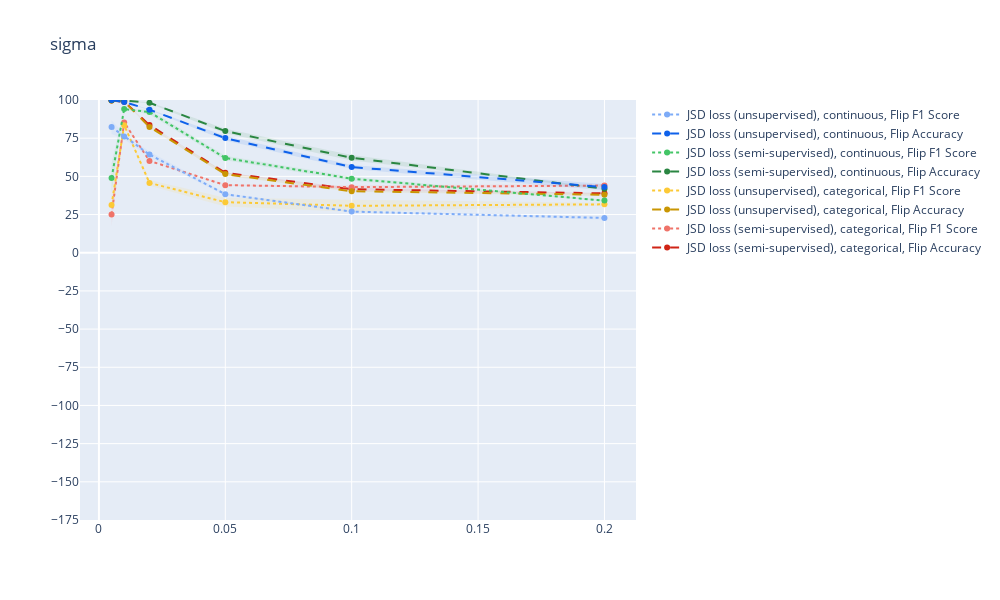
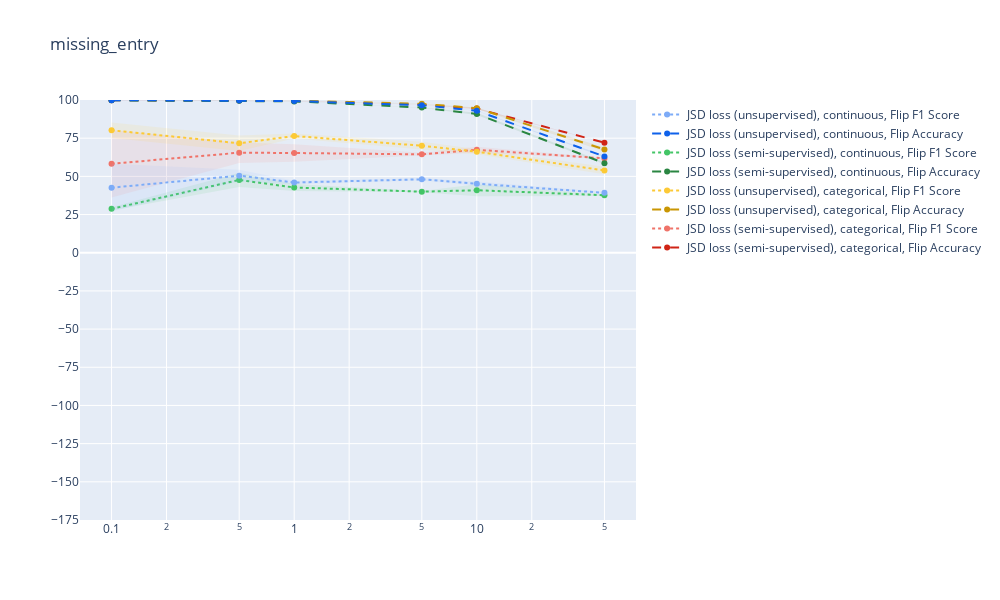
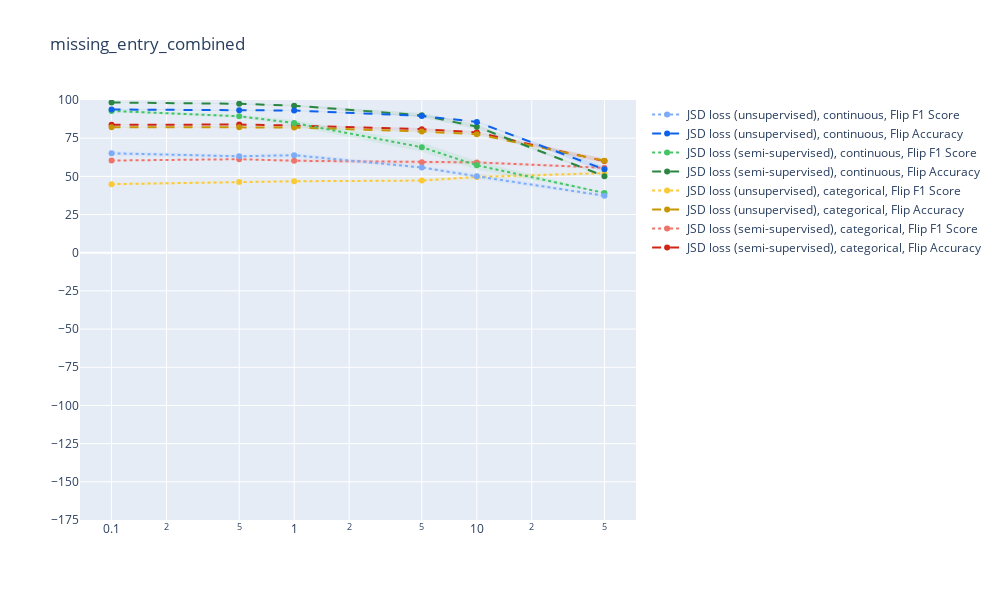
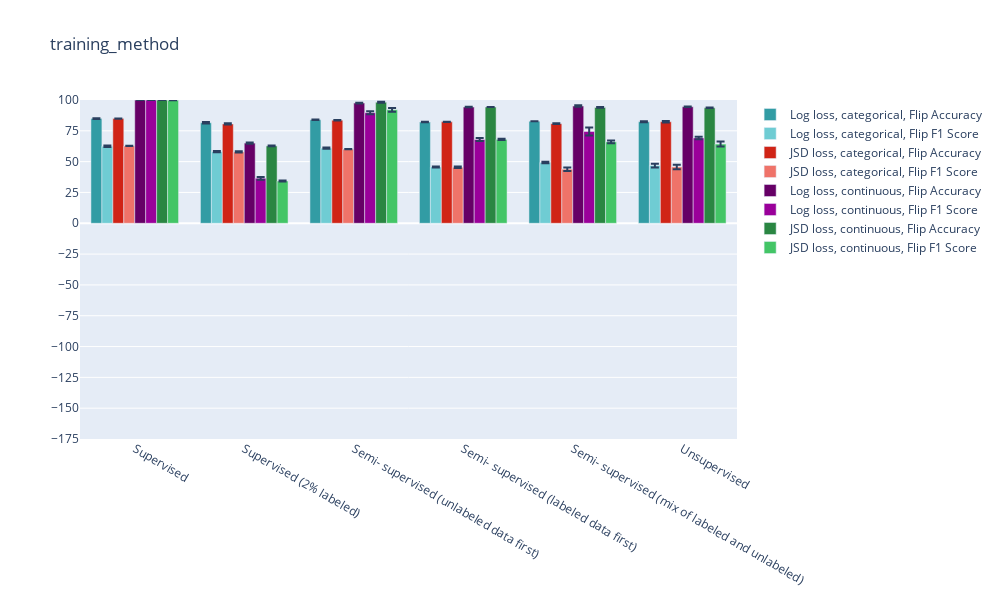

Notebook code cell kept with these figures, in order:
### Code cell
for i in range(len(parameters)):
    param = parameters[i]

    if param == "labeled_data_percentage" or param=="training_method" or param=="sampling_density":
        excluded_config_strings=[]
    else:
        excluded_config_strings=CCE_strings
    plot_vals(i,USE_PLOTLY=True,excluded_config_strings=excluded_config_strings)

### Figure 1 — Plotly figure (JSON) as saved in the notebook; plotly's stock layout.template omitted (floating-point values rounded to 4 significant figures)
{"data": [{"line": {"color": "rgb(0.8156018640640113, 0.1413171546645564, 0.08479029279873385)", "dash": "dash"}, "marker": {"color": "rgb(0.8156018640640113, 0.1413171546645564, 0.08479029279873385)", "symbol": "circle"}, "mode": "lines+markers", "name": "JSD loss (semi-supervised), categorical, Flip Accuracy", "type": "scatter", "x": [0.005, 0.01, 0.02, 0.05, 0.1, 0.2], "y": [99.61, 98.89, 83.6, 52.34, 41.58, 38.87]}, {"line": {"width": 0}, "marker": {"color": "rgb(0.8156018640640113, 0.1413171546645564, 0.08479029279873385)"}, "mode": "lines", "name": "Upper bound", "showlegend": false, "type": "scatter", "x": [0.005, 0.01, 0.02, 0.05, 0.1, 0.2], "y": [99.72, 98.97, 83.8, 52.53, 42.37, 39.07]}, {"fill": "tonexty", "fillcolor": "rgba(0.8156018640640113, 0.1413171546645564, 0.08479029279873385, 0.1)", "line": {"width": 0}, "marker": {"color": "rgb(0.8156018640640113, 0.1413171546645564, 0.08479029279873385)"}, "mode": "lines", "name": "Lower bound", "showlegend": false, "type": "scatter", "x": [0.005, 0.01, 0.02, 0.05, 0.1, 0.2], "y": [99.5, 98.81, 83.41, 52.16, 40.8, 38.67]}, {"line": {"color": "rgb(0.9388446320232129, 0.45251384858876287, 0.41174360327090476)", "dash": "dot"}, "marker": {"color": "rgb(0.9388446320232129, 0.45251384858876287, 0.41174360327090476)", "symbol": "circle"}, "mode": "lines+markers", "name": "JSD loss (semi-supervised), categorical, Flip F1 Score", "type": "scatter", "x": [0.005, 0.01, 0.02, 0.05, 0.1, 0.2], "y": [25.11, 85.28, 60.12, 44.25, 42.94, 43.97]}, {"line": {"width": 0}, "marker": {"color": "rgb(0.9388446320232129, 0.45251384858876287, 0.41174360327090476)"}, "mode": "lines", "name": "Upper bound", "showlegend": false, "type": "scatter", "x": [0.005, 0.01, 0.02, 0.05, 0.1, 0.2], "y": [32.51, 86.47, 60.16, 44.64, 44.2, 44.93]}, {"fill": "tonexty", "fillcolor": "rgba(0.9388446320232129, 0.45251384858876287, 0.41174360327090476, 0.1)", "line": {"width": 0}, "marker": {"color": "rgb(0.9388446320232129, 0.45251384858876287, 0.41174360327090476)"}, "mode": "lines", "name": "Lower bound", "showlegend": false, "type": "scatter", "x": [0.005, 0.01, 0.02, 0.05, 0.1, 0.2], "y": [17.71, 84.1, 60.08, 43.86, 41.69, 43.0]}, {"line": {"color": "rgb(0.7874509803921569, 0.5898039215686276, 0.01254901960784316)", "dash": "dash"}, "marker": {"color": "rgb(0.7874509803921569, 0.5898039215686276, 0.01254901960784316)", "symbol": "circle"}, "mode": "lines+markers", "name": "JSD loss (unsupervised), categorical, Flip Accuracy", "type": "scatter", "x": [0.005, 0.01, 0.02, 0.05, 0.1, 0.2], "y": [99.71, 98.94, 82.36, 51.49, 40.23, 37.98]}, {"line": {"width": 0}, "marker": {"color": "rgb(0.7874509803921569, 0.5898039215686276, 0.01254901960784316)"}, "mode": "lines", "name": "Upper bound", "showlegend": false, "type": "scatter", "x": [0.005, 0.01, 0.02, 0.05, 0.1, 0.2], "y": [99.81, 98.99, 82.91, 52.52, 40.55, 38.79]}, {"fill": "tonexty", "fillcolor": "rgba(0.7874509803921569, 0.5898039215686276, 0.01254901960784316, 0.1)", "line": {"width": 0}, "marker": {"color": "rgb(0.7874509803921569, 0.5898039215686276, 0.01254901960784316)"}, "mode": "lines", "name": "Lower bound", "showlegend": false, "type": "scatter", "x": [0.005, 0.01, 0.02, 0.05, 0.1, 0.2], "y": [99.61, 98.89, 81.81, 50.46, 39.91, 37.17]}, {"line": {"color": "rgb(0.9874509803921567, 0.7898039215686274, 0.21254901960784323)", "dash": "dot"}, "marker": {"color": "rgb(0.9874509803921567, 0.7898039215686274, 0.21254901960784323)", "symbol": "circle"}, "mode": "lines+markers", "name": "JSD loss (unsupervised), categorical, Flip F1 Score", "type": "scatter", "x": [0.005, 0.01, 0.02, 0.05, 0.1, 0.2], "y": [31.18, 83.53, 45.7, 33.1, 30.73, 31.69]}, {"line": {"width": 0}, "marker": {"color": "rgb(0.9874509803921567, 0.7898039215686274, 0.21254901960784323)"}, "mode": "lines", "name": "Upper bound", "showlegend": false, "type": "scatter", "x": [0.005, 0.01, 0.02, 0.05, 0.1, 0.2], "y": [37.07, 84.06, 47.54, 35.96, 34.66, 32.67]}, {"fill": "tonexty", "fillcolor": "rgba(0.9874509803921567, 0.7898039215686274, 0.21254901960784323, 0.1)", "line": {"width": 0}, "marker": {"color": "rgb(0.9874509803921567, 0.7898039215686274, 0.21254901960784323)"}, "mode": "lines", "name": "Lower bound", "showlegend": false, "type": "scatter", "x": [0.005, 0.01, 0.02, 0.05, 0.1, 0.2], "y": [25.29, 83.01, 43.87, 30.24, 26.8, 30.7]}, {"line": {"color": "rgb(0.16313725490196074, 0.5270588235294119, 0.2603921568627451)", "dash": "dash"}, "marker": {"color": "rgb(0.16313725490196074, 0.5270588235294119, 0.2603921568627451)", "symbol": "circle"}, "mode": "lines+markers", "name": "JSD loss (semi-supervised), continuous, Flip Accuracy", "type": "scatter", "x": [0.005, 0.01, 0.02, 0.05, 0.1, 0.2], "y": [99.86, 99.61, 98.17, 79.64, 62.15, 41.92]}, {"line": {"width": 0}, "marker": {"color": "rgb(0.16313725490196074, 0.5270588235294119, 0.2603921568627451)"}, "mode": "lines", "name": "Upper bound", "showlegend": false, "type": "scatter", "x": [0.005, 0.01, 0.02, 0.05, 0.1, 0.2], "y": [99.88, 99.62, 98.56, 81.13, 63.97, 42.15]}, {"fill": "tonexty", "fillcolor": "rgba(0.16313725490196074, 0.5270588235294119, 0.2603921568627451, 0.1)", "line": {"width": 0}, "marker": {"color": "rgb(0.16313725490196074, 0.5270588235294119, 0.2603921568627451)"}, "mode": "lines", "name": "Lower bound", "showlegend": false, "type": "scatter", "x": [0.005, 0.01, 0.02, 0.05, 0.1, 0.2], "y": [99.84, 99.6, 97.78, 78.15, 60.34, 41.68]}, {"line": {"color": "rgb(0.2633155080213905, 0.7719786096256684, 0.39925133689839576)", "dash": "dot"}, "marker": {"color": "rgb(0.2633155080213905, 0.7719786096256684, 0.39925133689839576)", "symbol": "circle"}, "mode": "lines+markers", "name": "JSD loss (semi-supervised), continuous, Flip F1 Score", "type": "scatter", "x": [0.005, 0.01, 0.02, 0.05, 0.1, 0.2], "y": [48.97, 94.05, 92.08, 62.03, 48.48, 34.12]}, {"line": {"width": 0}, "marker": {"color": "rgb(0.2633155080213905, 0.7719786096256684, 0.39925133689839576)"}, "mode": "lines", "name": "Upper bound", "showlegend": false, "type": "scatter", "x": [0.005, 0.01, 0.02, 0.05, 0.1, 0.2], "y": [58.43, 94.1, 93.6, 63.57, 49.79, 34.53]}, {"fill": "tonexty", "fillcolor": "rgba(0.2633155080213905, 0.7719786096256684, 0.39925133689839576, 0.1)", "line": {"width": 0}, "marker": {"color": "rgb(0.2633155080213905, 0.7719786096256684, 0.39925133689839576)"}, "mode": "lines", "name": "Lower bound", "showlegend": false, "type": "scatter", "x": [0.005, 0.01, 0.02, 0.05, 0.1, 0.2], "y": [39.51, 94.01, 90.57, 60.5, 47.16, 33.71]}, {"line": {"color": "rgb(0.05349019607843131, 0.3792941176470588, 0.9190588235294119)", "dash": "dash"}, "marker": {"color": "rgb(0.05349019607843131, 0.3792941176470588, 0.9190588235294119)", "symbol": "circle"}, "mode": "lines+markers", "name": "JSD loss (unsupervised), continuous, Flip Accuracy", "type": "scatter", "x": [0.005, 0.01, 0.02, 0.05, 0.1, 0.2], "y": [99.97, 98.69, 93.67, 75.05, 56.1, 42.99]}, {"line": {"width": 0}, "marker": {"color": "rgb(0.05349019607843131, 0.3792941176470588, 0.9190588235294119)"}, "mode": "lines", "name": "Upper bound", "showlegend": false, "type": "scatter", "x": [0.005, 0.01, 0.02, 0.05, 0.1, 0.2], "y": [99.98, 98.8, 93.92, 76.55, 57.4, 45.03]}, {"fill": "tonexty", "fillcolor": "rgba(0.05349019607843131, 0.3792941176470588, 0.9190588235294119, 0.1)", "line": {"width": 0}, "marker": {"color": "rgb(0.05349019607843131, 0.3792941176470588, 0.9190588235294119)"}, "mode": "lines", "name": "Lower bound", "showlegend": false, "type": "scatter", "x": [0.005, 0.01, 0.02, 0.05, 0.1, 0.2], "y": [99.96, 98.58, 93.42, 73.54, 54.8, 40.94]}, {"line": {"color": "rgb(0.48858823529411777, 0.6698823529411765, 0.9702352941176471)", "dash": "dot"}, "marker": {"color": "rgb(0.48858823529411777, 0.6698823529411765, 0.9702352941176471)", "symbol": "circle"}, "mode": "lines+markers", "name": "JSD loss (unsupervised), continuous, Flip F1 Score", "type": "scatter", "x": [0.005, 0.01, 0.02, 0.05, 0.1, 0.2], "y": [82.28, 76.09, 64.28, 38.31, 26.92, 22.77]}, {"line": {"width": 0}, "marker": {"color": "rgb(0.48858823529411777, 0.6698823529411765, 0.9702352941176471)"}, "mode": "lines", "name": "Upper bound", "showlegend": false, "type": "scatter", "x": [0.005, 0.01, 0.02, 0.05, 0.1, 0.2], "y": [86.82, 77.82, 66.24, 39.1, 27.33, 23.9]}, {"fill": "tonexty", "fillcolor": "rgba(0.48858823529411777, 0.6698823529411765, 0.9702352941176471, 0.1)", "line": {"width": 0}, "marker": {"color": "rgb(0.48858823529411777, 0.6698823529411765, 0.9702352941176471)"}, "mode": "lines", "name": "Lower bound", "showlegend": false, "type": "scatter", "x": [0.005, 0.01, 0.02, 0.05, 0.1, 0.2], "y": [77.74, 74.37, 62.31, 37.52, 26.52, 21.65]}], "layout": {"height": 600, "title": {"text": "sigma"}, "width": 1000, "yaxis": {"dtick": 25, "range": [-175, 100], "tick0": 0}}}

### Figure 2 — Plotly figure (JSON) as saved in the notebook; plotly's stock layout.template omitted (floating-point values rounded to 4 significant figures)
{"data": [{"line": {"color": "rgb(0.8156018640640113, 0.1413171546645564, 0.08479029279873385)", "dash": "dash"}, "marker": {"color": "rgb(0.8156018640640113, 0.1413171546645564, 0.08479029279873385)", "symbol": "circle"}, "mode": "lines+markers", "name": "JSD loss (semi-supervised), categorical, Flip Accuracy", "type": "scatter", "x": [0.1, 0.5, 1, 5, 10, 50], "y": [99.87, 99.65, 99.32, 96.9, 94.36, 72.04]}, {"line": {"width": 0}, "marker": {"color": "rgb(0.8156018640640113, 0.1413171546645564, 0.08479029279873385)"}, "mode": "lines", "name": "Upper bound", "showlegend": false, "type": "scatter", "x": [0.1, 0.5, 1, 5, 10, 50], "y": [99.99, 99.74, 99.46, 96.99, 94.72, 72.09]}, {"fill": "tonexty", "fillcolor": "rgba(0.8156018640640113, 0.1413171546645564, 0.08479029279873385, 0.1)", "line": {"width": 0}, "marker": {"color": "rgb(0.8156018640640113, 0.1413171546645564, 0.08479029279873385)"}, "mode": "lines", "name": "Lower bound", "showlegend": false, "type": "scatter", "x": [0.1, 0.5, 1, 5, 10, 50], "y": [99.75, 99.55, 99.18, 96.81, 94.01, 72.0]}, {"line": {"color": "rgb(0.9388446320232129, 0.45251384858876287, 0.41174360327090476)", "dash": "dot"}, "marker": {"color": "rgb(0.9388446320232129, 0.45251384858876287, 0.41174360327090476)", "symbol": "circle"}, "mode": "lines+markers", "name": "JSD loss (semi-supervised), categorical, Flip F1 Score", "type": "scatter", "x": [0.1, 0.5, 1, 5, 10, 50], "y": [58.26, 65.52, 65.28, 64.42, 67.39, 61.77]}, {"line": {"width": 0}, "marker": {"color": "rgb(0.9388446320232129, 0.45251384858876287, 0.41174360327090476)"}, "mode": "lines", "name": "Upper bound", "showlegend": false, "type": "scatter", "x": [0.1, 0.5, 1, 5, 10, 50], "y": [80.29, 72.24, 71.05, 65.53, 69.38, 62.12]}, {"fill": "tonexty", "fillcolor": "rgba(0.9388446320232129, 0.45251384858876287, 0.41174360327090476, 0.1)", "line": {"width": 0}, "marker": {"color": "rgb(0.9388446320232129, 0.45251384858876287, 0.41174360327090476)"}, "mode": "lines", "name": "Lower bound", "showlegend": false, "type": "scatter", "x": [0.1, 0.5, 1, 5, 10, 50], "y": [36.23, 58.81, 59.52, 63.31, 65.41, 61.42]}, {"line": {"color": "rgb(0.7874509803921569, 0.5898039215686276, 0.01254901960784316)", "dash": "dash"}, "marker": {"color": "rgb(0.7874509803921569, 0.5898039215686276, 0.01254901960784316)", "symbol": "circle"}, "mode": "lines+markers", "name": "JSD loss (unsupervised), categorical, Flip Accuracy", "type": "scatter", "x": [0.1, 0.5, 1, 5, 10, 50], "y": [99.97, 99.77, 99.6, 97.5, 94.68, 67.59]}, {"line": {"width": 0}, "marker": {"color": "rgb(0.7874509803921569, 0.5898039215686276, 0.01254901960784316)"}, "mode": "lines", "name": "Upper bound", "showlegend": false, "type": "scatter", "x": [0.1, 0.5, 1, 5, 10, 50], "y": [99.97, 99.81, 99.64, 97.69, 95.02, 68.97]}, {"fill": "tonexty", "fillcolor": "rgba(0.7874509803921569, 0.5898039215686276, 0.01254901960784316, 0.1)", "line": {"width": 0}, "marker": {"color": "rgb(0.7874509803921569, 0.5898039215686276, 0.01254901960784316)"}, "mode": "lines", "name": "Lower bound", "showlegend": false, "type": "scatter", "x": [0.1, 0.5, 1, 5, 10, 50], "y": [99.96, 99.73, 99.57, 97.31, 94.34, 66.2]}, {"line": {"color": "rgb(0.9874509803921567, 0.7898039215686274, 0.21254901960784323)", "dash": "dot"}, "marker": {"color": "rgb(0.9874509803921567, 0.7898039215686274, 0.21254901960784323)", "symbol": "circle"}, "mode": "lines+markers", "name": "JSD loss (unsupervised), categorical, Flip F1 Score", "type": "scatter", "x": [0.1, 0.5, 1, 5, 10, 50], "y": [80.18, 71.66, 76.42, 70.06, 66.16, 53.86]}, {"line": {"width": 0}, "marker": {"color": "rgb(0.9874509803921567, 0.7898039215686274, 0.21254901960784323)"}, "mode": "lines", "name": "Upper bound", "showlegend": false, "type": "scatter", "x": [0.1, 0.5, 1, 5, 10, 50], "y": [85.24, 76.77, 77.98, 72.72, 67.89, 56.36]}, {"fill": "tonexty", "fillcolor": "rgba(0.9874509803921567, 0.7898039215686274, 0.21254901960784323, 0.1)", "line": {"width": 0}, "marker": {"color": "rgb(0.9874509803921567, 0.7898039215686274, 0.21254901960784323)"}, "mode": "lines", "name": "Lower bound", "showlegend": false, "type": "scatter", "x": [0.1, 0.5, 1, 5, 10, 50], "y": [75.12, 66.56, 74.86, 67.4, 64.43, 51.37]}, {"line": {"color": "rgb(0.16313725490196074, 0.5270588235294119, 0.2603921568627451)", "dash": "dash"}, "marker": {"color": "rgb(0.16313725490196074, 0.5270588235294119, 0.2603921568627451)", "symbol": "circle"}, "mode": "lines+markers", "name": "JSD loss (semi-supervised), continuous, Flip Accuracy", "type": "scatter", "x": [0.1, 0.5, 1, 5, 10, 50], "y": [99.8, 99.58, 99.1, 95.04, 90.89, 58.57]}, {"line": {"width": 0}, "marker": {"color": "rgb(0.16313725490196074, 0.5270588235294119, 0.2603921568627451)"}, "mode": "lines", "name": "Upper bound", "showlegend": false, "type": "scatter", "x": [0.1, 0.5, 1, 5, 10, 50], "y": [99.85, 99.66, 99.2, 95.11, 91.69, 59.23]}, {"fill": "tonexty", "fillcolor": "rgba(0.16313725490196074, 0.5270588235294119, 0.2603921568627451, 0.1)", "line": {"width": 0}, "marker": {"color": "rgb(0.16313725490196074, 0.5270588235294119, 0.2603921568627451)"}, "mode": "lines", "name": "Lower bound", "showlegend": false, "type": "scatter", "x": [0.1, 0.5, 1, 5, 10, 50], "y": [99.75, 99.49, 99.0, 94.97, 90.1, 57.9]}, {"line": {"color": "rgb(0.2633155080213905, 0.7719786096256684, 0.39925133689839576)", "dash": "dot"}, "marker": {"color": "rgb(0.2633155080213905, 0.7719786096256684, 0.39925133689839576)", "symbol": "circle"}, "mode": "lines+markers", "name": "JSD loss (semi-supervised), continuous, Flip F1 Score", "type": "scatter", "x": [0.1, 0.5, 1, 5, 10, 50], "y": [28.72, 47.66, 42.71, 39.98, 40.91, 37.66]}, {"line": {"width": 0}, "marker": {"color": "rgb(0.2633155080213905, 0.7719786096256684, 0.39925133689839576)"}, "mode": "lines", "name": "Upper bound", "showlegend": false, "type": "scatter", "x": [0.1, 0.5, 1, 5, 10, 50], "y": [29.71, 52.35, 45.01, 40.35, 44.8, 38.2]}, {"fill": "tonexty", "fillcolor": "rgba(0.2633155080213905, 0.7719786096256684, 0.39925133689839576, 0.1)", "line": {"width": 0}, "marker": {"color": "rgb(0.2633155080213905, 0.7719786096256684, 0.39925133689839576)"}, "mode": "lines", "name": "Lower bound", "showlegend": false, "type": "scatter", "x": [0.1, 0.5, 1, 5, 10, 50], "y": [27.73, 42.96, 40.4, 39.6, 37.02, 37.11]}, {"line": {"color": "rgb(0.05349019607843131, 0.3792941176470588, 0.9190588235294119)", "dash": "dash"}, "marker": {"color": "rgb(0.05349019607843131, 0.3792941176470588, 0.9190588235294119)", "symbol": "circle"}, "mode": "lines+markers", "name": "JSD loss (unsupervised), continuous, Flip Accuracy", "type": "scatter", "x": [0.1, 0.5, 1, 5, 10, 50], "y": [99.91, 99.66, 99.29, 96.57, 92.9, 63.06]}, {"line": {"width": 0}, "marker": {"color": "rgb(0.05349019607843131, 0.3792941176470588, 0.9190588235294119)"}, "mode": "lines", "name": "Upper bound", "showlegend": false, "type": "scatter", "x": [0.1, 0.5, 1, 5, 10, 50], "y": [99.94, 99.68, 99.3, 96.59, 93.01, 63.67]}, {"fill": "tonexty", "fillcolor": "rgba(0.05349019607843131, 0.3792941176470588, 0.9190588235294119, 0.1)", "line": {"width": 0}, "marker": {"color": "rgb(0.05349019607843131, 0.3792941176470588, 0.9190588235294119)"}, "mode": "lines", "name": "Lower bound", "showlegend": false, "type": "scatter", "x": [0.1, 0.5, 1, 5, 10, 50], "y": [99.88, 99.64, 99.28, 96.55, 92.8, 62.46]}, {"line": {"color": "rgb(0.48858823529411777, 0.6698823529411765, 0.9702352941176471)", "dash": "dot"}, "marker": {"color": "rgb(0.48858823529411777, 0.6698823529411765, 0.9702352941176471)", "symbol": "circle"}, "mode": "lines+markers", "name": "JSD loss (unsupervised), continuous, Flip F1 Score", "type": "scatter", "x": [0.1, 0.5, 1, 5, 10, 50], "y": [42.58, 50.47, 45.96, 48.07, 45.2, 39.2]}, {"line": {"width": 0}, "marker": {"color": "rgb(0.48858823529411777, 0.6698823529411765, 0.9702352941176471)"}, "mode": "lines", "name": "Upper bound", "showlegend": false, "type": "scatter", "x": [0.1, 0.5, 1, 5, 10, 50], "y": [58.21, 54.27, 47.11, 48.92, 46.61, 40.0]}, {"fill": "tonexty", "fillcolor": "rgba(0.48858823529411777, 0.6698823529411765, 0.9702352941176471, 0.1)", "line": {"width": 0}, "marker": {"color": "rgb(0.48858823529411777, 0.6698823529411765, 0.9702352941176471)"}, "mode": "lines", "name": "Lower bound", "showlegend": false, "type": "scatter", "x": [0.1, 0.5, 1, 5, 10, 50], "y": [26.94, 46.68, 44.81, 47.21, 43.78, 38.39]}], "layout": {"height": 600, "title": {"text": "missing_entry"}, "width": 1000, "xaxis": {"type": "log"}, "yaxis": {"dtick": 25, "range": [-175, 100], "tick0": 0}}}

### Figure 3 — Plotly figure (JSON) as saved in the notebook; plotly's stock layout.template omitted (floating-point values rounded to 4 significant figures)
{"data": [{"line": {"color": "rgb(0.8156018640640113, 0.1413171546645564, 0.08479029279873385)", "dash": "dash"}, "marker": {"color": "rgb(0.8156018640640113, 0.1413171546645564, 0.08479029279873385)", "symbol": "circle"}, "mode": "lines+markers", "name": "JSD loss (semi-supervised), categorical, Flip Accuracy", "type": "scatter", "x": [0.1, 0.5, 1, 5, 10, 50], "y": [83.76, 83.93, 83.32, 80.85, 78.86, 59.98]}, {"line": {"width": 0}, "marker": {"color": "rgb(0.8156018640640113, 0.1413171546645564, 0.08479029279873385)"}, "mode": "lines", "name": "Upper bound", "showlegend": false, "type": "scatter", "x": [0.1, 0.5, 1, 5, 10, 50], "y": [83.97, 84.05, 83.61, 81.73, 79.34, 61.63]}, {"fill": "tonexty", "fillcolor": "rgba(0.8156018640640113, 0.1413171546645564, 0.08479029279873385, 0.1)", "line": {"width": 0}, "marker": {"color": "rgb(0.8156018640640113, 0.1413171546645564, 0.08479029279873385)"}, "mode": "lines", "name": "Lower bound", "showlegend": false, "type": "scatter", "x": [0.1, 0.5, 1, 5, 10, 50], "y": [83.55, 83.81, 83.02, 79.96, 78.38, 58.33]}, {"line": {"color": "rgb(0.9388446320232129, 0.45251384858876287, 0.41174360327090476)", "dash": "dot"}, "marker": {"color": "rgb(0.9388446320232129, 0.45251384858876287, 0.41174360327090476)", "symbol": "circle"}, "mode": "lines+markers", "name": "JSD loss (semi-supervised), categorical, Flip F1 Score", "type": "scatter", "x": [0.1, 0.5, 1, 5, 10, 50], "y": [60.36, 61.22, 60.22, 59.18, 59.16, 55.59]}, {"line": {"width": 0}, "marker": {"color": "rgb(0.9388446320232129, 0.45251384858876287, 0.41174360327090476)"}, "mode": "lines", "name": "Upper bound", "showlegend": false, "type": "scatter", "x": [0.1, 0.5, 1, 5, 10, 50], "y": [60.59, 61.37, 61.2, 60.83, 60.18, 56.34]}, {"fill": "tonexty", "fillcolor": "rgba(0.9388446320232129, 0.45251384858876287, 0.41174360327090476, 0.1)", "line": {"width": 0}, "marker": {"color": "rgb(0.9388446320232129, 0.45251384858876287, 0.41174360327090476)"}, "mode": "lines", "name": "Lower bound", "showlegend": false, "type": "scatter", "x": [0.1, 0.5, 1, 5, 10, 50], "y": [60.12, 61.07, 59.23, 57.54, 58.13, 54.85]}, {"line": {"color": "rgb(0.7874509803921569, 0.5898039215686276, 0.01254901960784316)", "dash": "dash"}, "marker": {"color": "rgb(0.7874509803921569, 0.5898039215686276, 0.01254901960784316)", "symbol": "circle"}, "mode": "lines+markers", "name": "JSD loss (unsupervised), categorical, Flip Accuracy", "type": "scatter", "x": [0.1, 0.5, 1, 5, 10, 50], "y": [82.21, 82.18, 82.03, 79.36, 77.6, 60.26]}, {"line": {"width": 0}, "marker": {"color": "rgb(0.7874509803921569, 0.5898039215686276, 0.01254901960784316)"}, "mode": "lines", "name": "Upper bound", "showlegend": false, "type": "scatter", "x": [0.1, 0.5, 1, 5, 10, 50], "y": [82.59, 82.47, 82.63, 79.8, 78.19, 61.35]}, {"fill": "tonexty", "fillcolor": "rgba(0.7874509803921569, 0.5898039215686276, 0.01254901960784316, 0.1)", "line": {"width": 0}, "marker": {"color": "rgb(0.7874509803921569, 0.5898039215686276, 0.01254901960784316)"}, "mode": "lines", "name": "Lower bound", "showlegend": false, "type": "scatter", "x": [0.1, 0.5, 1, 5, 10, 50], "y": [81.82, 81.88, 81.42, 78.91, 77.01, 59.16]}, {"line": {"color": "rgb(0.9874509803921567, 0.7898039215686274, 0.21254901960784323)", "dash": "dot"}, "marker": {"color": "rgb(0.9874509803921567, 0.7898039215686274, 0.21254901960784323)", "symbol": "circle"}, "mode": "lines+markers", "name": "JSD loss (unsupervised), categorical, Flip F1 Score", "type": "scatter", "x": [0.1, 0.5, 1, 5, 10, 50], "y": [44.9, 46.29, 46.79, 47.26, 49.6, 52.14]}, {"line": {"width": 0}, "marker": {"color": "rgb(0.9874509803921567, 0.7898039215686274, 0.21254901960784323)"}, "mode": "lines", "name": "Upper bound", "showlegend": false, "type": "scatter", "x": [0.1, 0.5, 1, 5, 10, 50], "y": [45.99, 47.22, 47.52, 48.01, 51.33, 53.05]}, {"fill": "tonexty", "fillcolor": "rgba(0.9874509803921567, 0.7898039215686274, 0.21254901960784323, 0.1)", "line": {"width": 0}, "marker": {"color": "rgb(0.9874509803921567, 0.7898039215686274, 0.21254901960784323)"}, "mode": "lines", "name": "Lower bound", "showlegend": false, "type": "scatter", "x": [0.1, 0.5, 1, 5, 10, 50], "y": [43.81, 45.37, 46.06, 46.51, 47.88, 51.23]}, {"line": {"color": "rgb(0.16313725490196074, 0.5270588235294119, 0.2603921568627451)", "dash": "dash"}, "marker": {"color": "rgb(0.16313725490196074, 0.5270588235294119, 0.2603921568627451)", "symbol": "circle"}, "mode": "lines+markers", "name": "JSD loss (semi-supervised), continuous, Flip Accuracy", "type": "scatter", "x": [0.1, 0.5, 1, 5, 10, 50], "y": [98.38, 97.5, 96.29, 89.99, 82.56, 50.13]}, {"line": {"width": 0}, "marker": {"color": "rgb(0.16313725490196074, 0.5270588235294119, 0.2603921568627451)"}, "mode": "lines", "name": "Upper bound", "showlegend": false, "type": "scatter", "x": [0.1, 0.5, 1, 5, 10, 50], "y": [98.55, 97.75, 96.82, 91.44, 84.16, 50.56]}, {"fill": "tonexty", "fillcolor": "rgba(0.16313725490196074, 0.5270588235294119, 0.2603921568627451, 0.1)", "line": {"width": 0}, "marker": {"color": "rgb(0.16313725490196074, 0.5270588235294119, 0.2603921568627451)"}, "mode": "lines", "name": "Lower bound", "showlegend": false, "type": "scatter", "x": [0.1, 0.5, 1, 5, 10, 50], "y": [98.21, 97.25, 95.76, 88.54, 80.95, 49.7]}, {"line": {"color": "rgb(0.2633155080213905, 0.7719786096256684, 0.39925133689839576)", "dash": "dot"}, "marker": {"color": "rgb(0.2633155080213905, 0.7719786096256684, 0.39925133689839576)", "symbol": "circle"}, "mode": "lines+markers", "name": "JSD loss (semi-supervised), continuous, Flip F1 Score", "type": "scatter", "x": [0.1, 0.5, 1, 5, 10, 50], "y": [92.87, 89.32, 84.97, 69.1, 57.27, 39.14]}, {"line": {"width": 0}, "marker": {"color": "rgb(0.2633155080213905, 0.7719786096256684, 0.39925133689839576)"}, "mode": "lines", "name": "Upper bound", "showlegend": false, "type": "scatter", "x": [0.1, 0.5, 1, 5, 10, 50], "y": [93.69, 90.28, 86.94, 72.1, 60.15, 39.43]}, {"fill": "tonexty", "fillcolor": "rgba(0.2633155080213905, 0.7719786096256684, 0.39925133689839576, 0.1)", "line": {"width": 0}, "marker": {"color": "rgb(0.2633155080213905, 0.7719786096256684, 0.39925133689839576)"}, "mode": "lines", "name": "Lower bound", "showlegend": false, "type": "scatter", "x": [0.1, 0.5, 1, 5, 10, 50], "y": [92.05, 88.37, 83.0, 66.09, 54.4, 38.86]}, {"line": {"color": "rgb(0.05349019607843131, 0.3792941176470588, 0.9190588235294119)", "dash": "dash"}, "marker": {"color": "rgb(0.05349019607843131, 0.3792941176470588, 0.9190588235294119)", "symbol": "circle"}, "mode": "lines+markers", "name": "JSD loss (unsupervised), continuous, Flip Accuracy", "type": "scatter", "x": [0.1, 0.5, 1, 5, 10, 50], "y": [93.79, 93.21, 93.1, 89.6, 85.61, 54.59]}, {"line": {"width": 0}, "marker": {"color": "rgb(0.05349019607843131, 0.3792941176470588, 0.9190588235294119)"}, "mode": "lines", "name": "Upper bound", "showlegend": false, "type": "scatter", "x": [0.1, 0.5, 1, 5, 10, 50], "y": [94.11, 93.44, 93.33, 89.97, 85.86, 56.58]}, {"fill": "tonexty", "fillcolor": "rgba(0.05349019607843131, 0.3792941176470588, 0.9190588235294119, 0.1)", "line": {"width": 0}, "marker": {"color": "rgb(0.05349019607843131, 0.3792941176470588, 0.9190588235294119)"}, "mode": "lines", "name": "Lower bound", "showlegend": false, "type": "scatter", "x": [0.1, 0.5, 1, 5, 10, 50], "y": [93.46, 92.97, 92.87, 89.23, 85.37, 52.59]}, {"line": {"color": "rgb(0.48858823529411777, 0.6698823529411765, 0.9702352941176471)", "dash": "dot"}, "marker": {"color": "rgb(0.48858823529411777, 0.6698823529411765, 0.9702352941176471)", "symbol": "circle"}, "mode": "lines+markers", "name": "JSD loss (unsupervised), continuous, Flip F1 Score", "type": "scatter", "x": [0.1, 0.5, 1, 5, 10, 50], "y": [65.11, 63.14, 63.85, 55.83, 50.05, 37.31]}, {"line": {"width": 0}, "marker": {"color": "rgb(0.48858823529411777, 0.6698823529411765, 0.9702352941176471)"}, "mode": "lines", "name": "Upper bound", "showlegend": false, "type": "scatter", "x": [0.1, 0.5, 1, 5, 10, 50], "y": [66.67, 64.37, 65.44, 56.9, 51.81, 38.42]}, {"fill": "tonexty", "fillcolor": "rgba(0.48858823529411777, 0.6698823529411765, 0.9702352941176471, 0.1)", "line": {"width": 0}, "marker": {"color": "rgb(0.48858823529411777, 0.6698823529411765, 0.9702352941176471)"}, "mode": "lines", "name": "Lower bound", "showlegend": false, "type": "scatter", "x": [0.1, 0.5, 1, 5, 10, 50], "y": [63.56, 61.91, 62.26, 54.76, 48.28, 36.21]}], "layout": {"height": 600, "title": {"text": "missing_entry_combined"}, "width": 1000, "xaxis": {"type": "log"}, "yaxis": {"dtick": 25, "range": [-175, 100], "tick0": 0}}}

### Figure 4 — Plotly figure (JSON) as saved in the notebook; plotly's stock layout.template omitted (floating-point values rounded to 4 significant figures)
{"data": [{"error_y": {"array": [0.3184, 0.687, 0.1644, 0.192, 0.04409, 0.456]}, "marker": {"color": "rgb(0.19803597472046675, 0.6114795008912655, 0.6427483390050235)"}, "name": "Log loss, categorical, Flip Accuracy", "type": "bar", "x": ["Supervised", "Supervised\n(2% labeled)", "Semi-\nsupervised\n(unlabeled\ndata first)", "Semi-\nsupervised\n(labeled\ndata first)", "Semi-\nsupervised\n(mix of\nlabeled and\nunlabeled)", "Unsupervised"], "y": [84.9, 81.55, 83.99, 82.07, 82.75, 82.34]}, {"error_y": {"array": [0.6136, 0.5199, 0.4269, 0.4866, 0.6485, 1.443]}, "marker": {"color": "rgb(0.4351968886728247, 0.7985026737967913, 0.8259795819154107)"}, "name": "Log loss, categorical, Flip F1 Score", "type": "bar", "x": ["Supervised", "Supervised\n(2% labeled)", "Semi-\nsupervised\n(unlabeled\ndata first)", "Semi-\nsupervised\n(labeled\ndata first)", "Semi-\nsupervised\n(mix of\nlabeled and\nunlabeled)", "Unsupervised"], "y": [62.49, 58.09, 60.95, 45.66, 49.28, 46.77]}, {"error_y": {"array": [0.1116, 0.5694, 0.1989, 0.09052, 0.2707, 0.5483]}, "marker": {"color": "rgb(0.8156018640640113, 0.1413171546645564, 0.08479029279873385)"}, "name": "JSD loss, categorical, Flip Accuracy", "type": "bar", "x": ["Supervised", "Supervised\n(2% labeled)", "Semi-\nsupervised\n(unlabeled\ndata first)", "Semi-\nsupervised\n(labeled\ndata first)", "Semi-\nsupervised\n(mix of\nlabeled and\nunlabeled)", "Unsupervised"], "y": [84.92, 80.6, 83.6, 82.3, 80.81, 82.36]}, {"error_y": {"array": [0.09242, 0.4748, 0.03605, 0.6036, 1.403, 1.836]}, "marker": {"color": "rgb(0.9388446320232129, 0.45251384858876287, 0.41174360327090476)"}, "name": "JSD loss, categorical, Flip F1 Score", "type": "bar", "x": ["Supervised", "Supervised\n(2% labeled)", "Semi-\nsupervised\n(unlabeled\ndata first)", "Semi-\nsupervised\n(labeled\ndata first)", "Semi-\nsupervised\n(mix of\nlabeled and\nunlabeled)", "Unsupervised"], "y": [62.69, 57.91, 60.12, 45.45, 43.85, 45.7]}, {"error_y": {"array": [0, 0.5473, 0.3238, 0.1979, 0.5705, 0.1877]}, "marker": {"color": "rgb(0.40156862745098043, 0.0, 0.4015686274509803)"}, "name": "Log loss, continuous, Flip Accuracy", "type": "bar", "x": ["Supervised", "Supervised\n(2% labeled)", "Semi-\nsupervised\n(unlabeled\ndata first)", "Semi-\nsupervised\n(labeled\ndata first)", "Semi-\nsupervised\n(mix of\nlabeled and\nunlabeled)", "Unsupervised"], "y": [100, 65.03, 97.49, 94.29, 95.09, 94.56]}, {"error_y": {"array": [0, 1.102, 1.166, 1.28, 3.273, 0.9988]}, "marker": {"color": "rgb(0.6023529411764705, 0.0, 0.6023529411764704)"}, "name": "Log loss, continuous, Flip F1 Score", "type": "bar", "x": ["Supervised", "Supervised\n(2% labeled)", "Semi-\nsupervised\n(unlabeled\ndata first)", "Semi-\nsupervised\n(labeled\ndata first)", "Semi-\nsupervised\n(mix of\nlabeled and\nunlabeled)", "Unsupervised"], "y": [100, 36.51, 89.68, 67.96, 74.42, 69.23]}, {"error_y": {"array": [0.006551, 0.3617, 0.3902, 0.01515, 0.3048, 0.2504]}, "marker": {"color": "rgb(0.16313725490196074, 0.5270588235294119, 0.2603921568627451)"}, "name": "JSD loss, continuous, Flip Accuracy", "type": "bar", "x": ["Supervised", "Supervised\n(2% labeled)", "Semi-\nsupervised\n(unlabeled\ndata first)", "Semi-\nsupervised\n(labeled\ndata first)", "Semi-\nsupervised\n(mix of\nlabeled and\nunlabeled)", "Unsupervised"], "y": [99.96, 62.76, 98.17, 94.28, 93.94, 93.67]}, {"error_y": {"array": [0.03202, 0.4541, 1.518, 0.4872, 1.2, 1.964]}, "marker": {"color": "rgb(0.2633155080213905, 0.7719786096256684, 0.39925133689839576)"}, "name": "JSD loss, continuous, Flip F1 Score", "type": "bar", "x": ["Supervised", "Supervised\n(2% labeled)", "Semi-\nsupervised\n(unlabeled\ndata first)", "Semi-\nsupervised\n(labeled\ndata first)", "Semi-\nsupervised\n(mix of\nlabeled and\nunlabeled)", "Unsupervised"], "y": [99.83, 34.32, 92.08, 68.06, 66.04, 64.28]}], "layout": {"height": 600, "title": {"text": "training_method"}, "width": 1000, "yaxis": {"dtick": 25, "range": [-175, 100], "tick0": 0}}}
